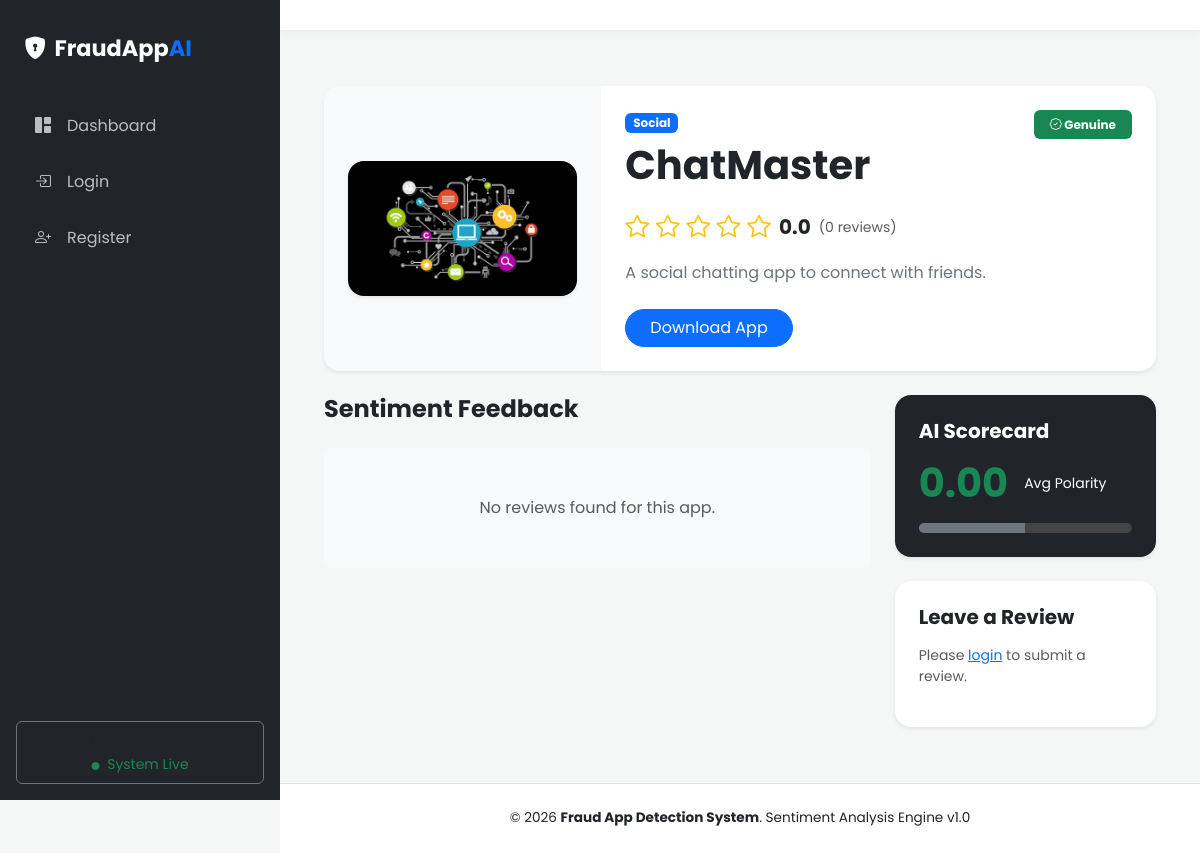
Page /app/2/ on the committed database.
### myapp/models.py (models this page shows, shortened)
class Application(models.Model):
    app_id = models.AutoField(primary_key=True)
    category = models.CharField(max_length=50)
    app_name = models.CharField(max_length=150)
    app_link = models.URLField(max_length=255, blank=True, null=True)
    description = models.TextField(blank=True, null=True)
    app_image = models.ImageField(upload_to='app_images/', blank=True, null=True)
    FRAUD_STATUS_CHOICES = [
        ('genuine', 'Genuine'),
        ('fraud', 'Fraud'),
    ]
    fraud_status = models.CharField(
        max_length=10,
        choices=FRAUD_STATUS_CHOICES,
        default='genuine'
    )
    created_at = models.DateTimeField(default=timezone.now)

### myapp/views.py (the view)
# urls.py: path('app/<int:app_id>/', views.app_details, name='app_details'),
def app_details(request, app_id):
    application = get_object_or_404(Application, app_id=app_id)
    reviews = Review.objects.filter(app=application).order_by('-created_at')
    metrics = reviews.aggregate(
        avg_rating=Avg('rating'),
        avg_sentiment=Avg('sentiment_score')
    )
    username = request.session.get('username')
    user = user_register.objects.filter(username=username).first() if username else None
    if request.method == 'POST' and user:
        form = ReviewForm(request.POST)
        if form.is_valid():
            review = form.save(commit=False)
            review.user = user
            review.app = application
            ip_address = socket.gethostbyname(socket.gethostname())
            review.ip_address = ip_address
            user_review_count = Review.objects.filter(
                user=user,
                app=application
            ).count()
            if user_review_count >= 3:
                review.review_type = 'Fake'
            else:
                review.review_type = 'Genuine'
            score, label = get_sentiment_score(review.comment)
            review.sentiment_score = score
            review.sentiment_label = label
            review.save()
            return redirect('app_details', app_id=application.app_id)
    else:
        form = ReviewForm()
    return render(request, 'app_details.html', {
        'application': application,
        'reviews': reviews,
        'form': form,
        'username': username,
        'avg_rating': metrics['avg_rating'] or 0,
        'avg_sentiment': metrics['avg_sentiment'] or 0
    })

### templates/app_details.html (shortened to what this page needs)
{% extends "base.html" %}
{% load static %}
{% block content %}
<div class="container-fluid py-4">
    <div class="card shadow-sm border-0 rounded-4 mb-4 overflow-hidden">
        <div class="row g-0">
            <div class="col-md-4 bg-light d-flex align-items-center justify-content-center p-4">
                {% if application.app_image %}
                    <img src="{{ application.app_image.url }}" class="img-fluid rounded-4 shadow-sm" style="max-height: 280px;">
                {% else %}
                    <i class="bi bi-app-indicator display-1 text-muted"></i>
                {% endif %}
            </div>
            <div class="col-md-8 p-4">
                <div class="d-flex justify-content-between align-items-start">
                    <div>
                        <span class="badge bg-primary mb-2">{{ application.category }}</span>
                        <h1 class="fw-bold mb-1">{{ application.app_name }}</h1>
                    </div>
                    {% if application.fraud_status == 'fraud' %}
                        <span class="badge bg-danger p-2 px-3"><i class="bi bi-exclamation-triangle"></i> Fraudulent</span>
                    {% else %}
                        <span class="badge bg-success p-2 px-3"><i class="bi bi-patch-check"></i> Genuine</span>
                    {% endif %}
                </div>
                <div class="my-3 d-flex align-items-center">
                    <span class="text-warning fs-4 me-2">
                        <i class="bi {% if avg_rating >= 1 %}bi-star-fill{% elif avg_rating > 0 %}bi-star-half{% else %}bi-star{% endif %}"></i>
                        <i class="bi {% if avg_rating >= 2 %}bi-star-fill{% elif avg_rating > 1 %}bi-star-half{% else %}bi-star{% endif %}"></i>
                        <i class="bi {% if avg_rating >= 3 %}bi-star-fill{% elif avg_rating > 2 %}bi-star-half{% else %}bi-star{% endif %}"></i>
                        <i class="bi {% if avg_rating >= 4 %}bi-star-fill{% elif avg_rating > 3 %}bi-star-half{% else %}bi-star{% endif %}"></i>
                        <i class="bi {% if avg_rating >= 5 %}bi-star-fill{% elif avg_rating > 4 %}bi-star-half{% else %}bi-star{% endif %}"></i>
                    </span>
                    <span class="fw-bold fs-5">{{ avg_rating|floatformat:1 }}</span>
                    <span class="text-muted ms-2 small">({{ reviews.count }} reviews)</span>
                </div>
                <p class="text-secondary mb-4">{{ application.description }}</p>
                {% if application.app_link %}
                <a href="{{ application.app_link }}" target="_blank" class="btn btn-primary px-4 rounded-pill">Download App</a>
                {% endif %}
            </div>
        </div>
    </div>
    <div class="row">
        <div class="col-lg-8">
            <h4 class="fw-bold mb-4">Sentiment Feedback</h4>
            {% for review in reviews %}
            <div class="card border-0 shadow-sm rounded-4 mb-3">
                <div class="card-body">
                    <div class="d-flex justify-content-between align-items-center mb-2">
                        <h6 class="mb-0 fw-bold">{{ review.user.username }}</h6>
                        <small class="text-muted">{{ review.created_at|date:"M d, Y" }}</small>
                    </div>
                    <div class="text-warning mb-2" style="font-size: 0.8rem;">
                        Rating: {{ review.rating }}/5
                    </div>
                    <p class="card-text text-dark">{{ review.comment }}</p>
                    <div class="mt-3 pt-2 border-top">
                        <span class="badge rounded-pill
                            {% if review.sentiment_label == 'Positive' %}bg-success-subtle text-success
                            {% elif review.sentiment_label == 'Negative' %}bg-danger-subtle text-danger
                            {% else %}bg-warning-subtle text-dark{% endif %} px-3">
                            {{ review.sentiment_label }} ({{ review.sentiment_score }})
                        </span>
                    </div>
                </div>
            </div>
            {% empty %}
            <div class="card border-0 p-5 text-center bg-light">
                <p class="text-muted m-0">No reviews found for this app.</p>
            </div>
            {% endfor %}
        </div>
        <div class="col-lg-4">
            <div class="card border-0 shadow-sm rounded-4 bg-dark text-white mb-4">
                <div class="card-body p-4">
                    <h5 class="fw-bold mb-3">AI Scorecard</h5>
                    <div class="d-flex align-items-center mb-3">
                        <div class="display-6 fw-bold me-3 {% if avg_sentiment < 0 %}text-danger{% else %}text-success{% endif %}">
                            {{ avg_sentiment|floatformat:2 }}
                        </div>
                        <small class="  text-white">Avg Polarity </small>
                    </div>
                    <div class="progress" style="height: 10px; background-color: #444;">
                        {% if avg_sentiment %}
                            {% widthratio avg_sentiment|add:1 2 100 as width %}
                            <div class="progress-bar {% if avg_sentiment < 0 %}bg-danger{% else %}bg-success{% endif %}"
                                 role="progressbar" style="width: {{ width }}%"></div>
                        {% else %}
                            <div class="progress-bar bg-secondary" role="progressbar" style="width: 50%"></div>
                        {% endif %}
                    </div>
                </div>
            </div>
            <div class="card border-0 shadow-sm rounded-4">
                <div class="card-body p-4">
                    <h5 class="fw-bold mb-3">Leave a Review</h5>
                    {% if username %}
                        <form method="post">
                            {% csrf_token %}
                            {{ form.as_p }}
                            <button type="submit" class="btn btn-primary w-100 py-2">Submit Analysis</button>
                        </form>
                    {% else %}
                        <p class="text-muted small">Please <a href="{% url 'login' %}">login</a> to submit a review.</p>
                    {% endif %}
                </div>
            </div>
        </div>
    </div>
</div>
{% endblock %}

### templates/base.html (style rules this page uses)
:root { --sidebar-width: 280px; --bs-primary: #6f42c1; --bs-dark-bg: #212529; }
body { font-family: 'Poppins', sans-serif; background-color: #f4f7f6; overflow-x: hidden; }

### rows in the picture
Application: app_image (picture), category "Social", app_name "ChatMaster", description "A social chatting app to connect with friends."

### other values in the picture
{{ avg_rating|floatformat:1 }} "0.0"
{{ reviews.count }} "0"
{{ avg_sentiment|floatformat:2 }} "0.00"
